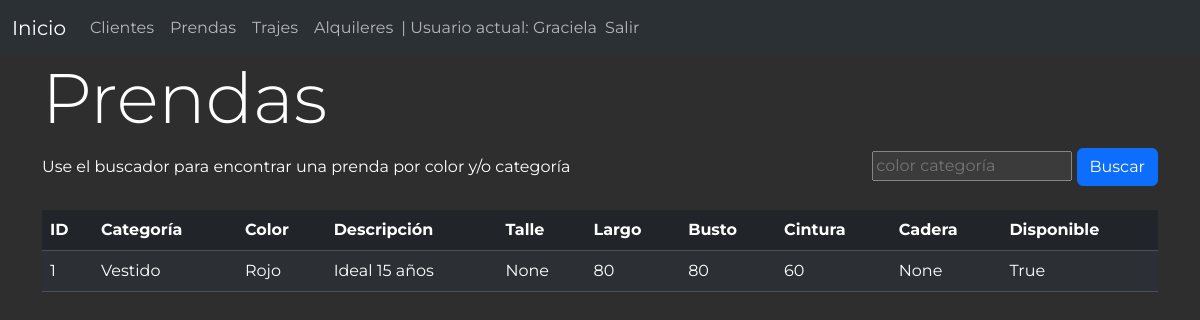
/prendas/ (signed in), run on an earlier commit of the app's database.
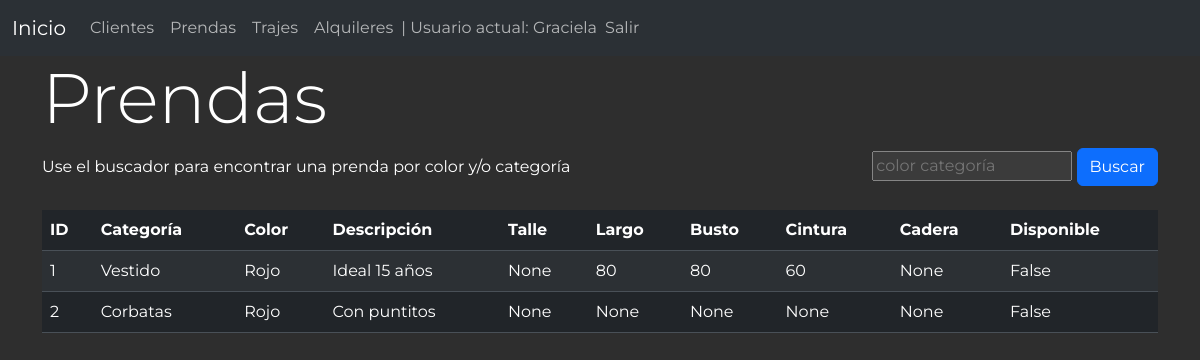
And on a later commit of the database.
### alquiler/models.py (models this page shows, shortened)
class Prenda(models.Model):
    categoria = models.ForeignKey('Categoria', on_delete=models.CASCADE)
    color = models.ForeignKey('Color', on_delete=models.CASCADE, default=1)
    descripcion = models.TextField(max_length=60, null=True, blank=True)
    busto = models.IntegerField(null=True, blank=True)
    cintura = models.IntegerField(null=True, blank=True)
    cadera = models.IntegerField(null=True, blank=True)
    largo = models.IntegerField(null=True, blank=True, verbose_name='Largo(cm)',)
    talle = models.CharField(max_length=20, null=True, blank=True)
    relacionadas = models.ManyToManyField('self', blank=True, verbose_name='Relacionadas',)
    disponible = models.BooleanField(default=True)
    def nro_articulo(self):
        return self.id
    nro_articulo.short_description = 'Número de Artículo'
    class Meta:
        db_table = 'prenda'
        verbose_name = 'prenda'
        verbose_name_plural = 'prendas'

class Categoria(models.Model):
    nombre = models.CharField(max_length=100)
    descripcion = models.TextField(blank=True)
    def __str__(self):
        return self.nombre
    class Meta:
        db_table = 'categoria'
        verbose_name = 'categiria'
        verbose_name_plural = 'categorias'

class Color(models.Model):
    nombre = models.CharField(max_length=100)
    def __str__(self):
        return self.nombre
    class Meta:
        db_table = 'color'
        verbose_name = 'color'
        verbose_name_plural = 'colores'

### alquiler/views.py (the view)
# urls.py: path('prendas/', views.prendas, name='prendas'),
@login_required
def prendas(request):
    query = request.GET.get('q', '')
    if query:
        terms = query.split()
        filters = Q()
        for term in terms:
            filters |= Q(categoria__nombre__icontains=term) | Q(color__nombre__icontains=term)
        prendas = Prenda.objects.filter(filters)
    else:
        prendas = Prenda.objects.all()
    return render(request, 'prendas.html', {'prendas': prendas, 'query': query})

### alquiler/templates/prendas.html (shortened to what this page needs)
{% extends 'layout.html' %}
{% block content %}
<main class="container">
    <div class="extremos">
        <h1>Prendas</h1>
    </div>
    <div class="extremos">
        <span>Use el buscador para encontrar una prenda por color y/o categoría</span>
        <form action="{% url 'prendas' %}" method="get">
            <input type="search" name="q" value="{{ query }}" placeholder="color categoría">
            <button class="btn btn-primary" type="submit">Buscar</button>
        </form>
    </div>
    <br>
    <table class="table table-striped">
        <thead>
            <tr>
                <th scope="col">ID</th>
                <th scope="col">Categoría</th>
                <th scope="col">Color</th>
                <th scope="col">Descripción</th>
                <th scope="col">Talle</th>
                <th scope="col">Largo</th>
                <th scope="col">Busto</th>
                <th scope="col">Cintura</th>
                <th scope="col">Cadera</th>
                <th scope="col">Disponible</th>
            </tr>
        </thead>
        <tbody>
          {% for prenda in prendas %}
          <tr>
              <td>{{ prenda.id }}</td>
              <td>{{ prenda.categoria }}</td>
              <td>{{ prenda.color }}</td>
              <td>{{ prenda.descripcion }}</td>
              <td>{{ prenda.talle }}</td>
              <td>{{ prenda.largo }}</td>
              <td>{{ prenda.busto }}</td>
              <td>{{ prenda.cintura }}</td>
              <td>{{ prenda.talle }}</td>
              <td>{{ prenda.disponible }}</td>
          </tr>
          {% endfor %}
        </tbody>
      </table>
</main>
{% endblock %}

What changed in the data, as far as the page shows it:
changed Prenda "Ideal 15 años": disponible "True" → "False"
added Prenda: id "2", categoria "Corbatas", color "Rojo", descripcion "Con puntitos", talle "None", largo "None", busto "None", cintura "None", disponible "False"
